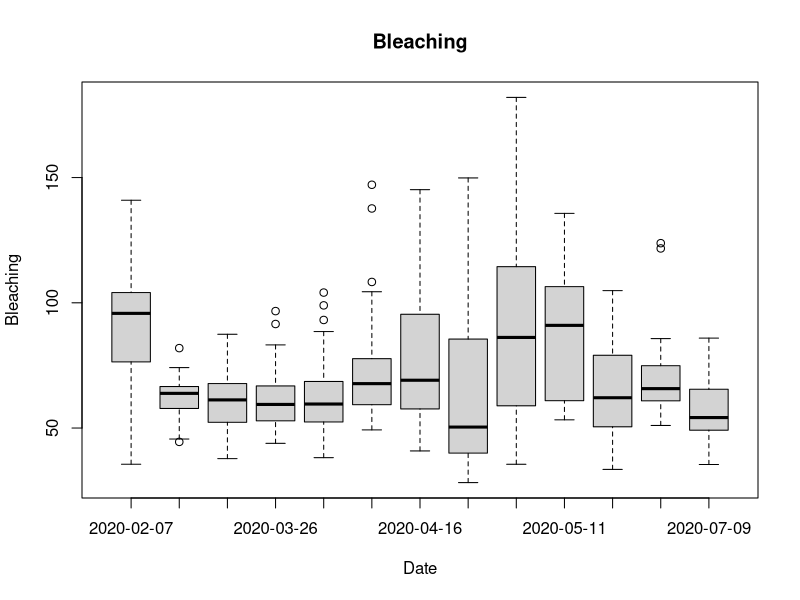
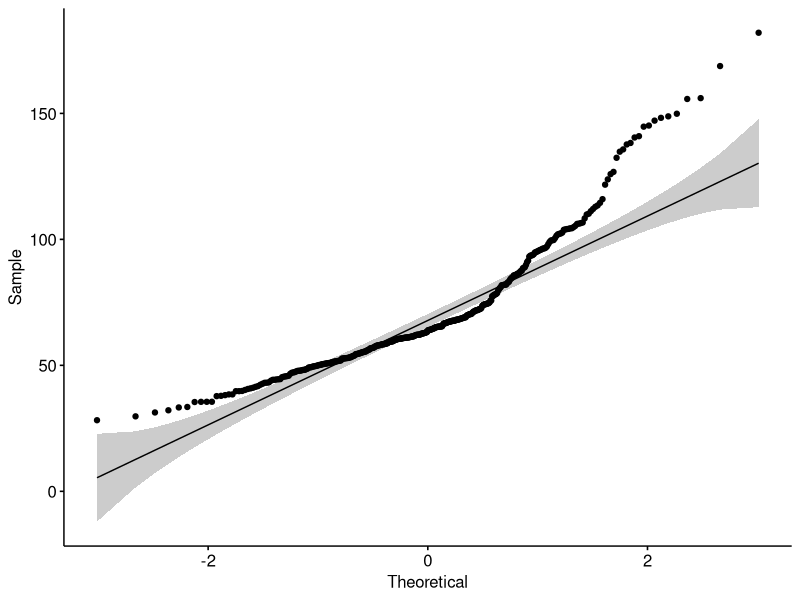
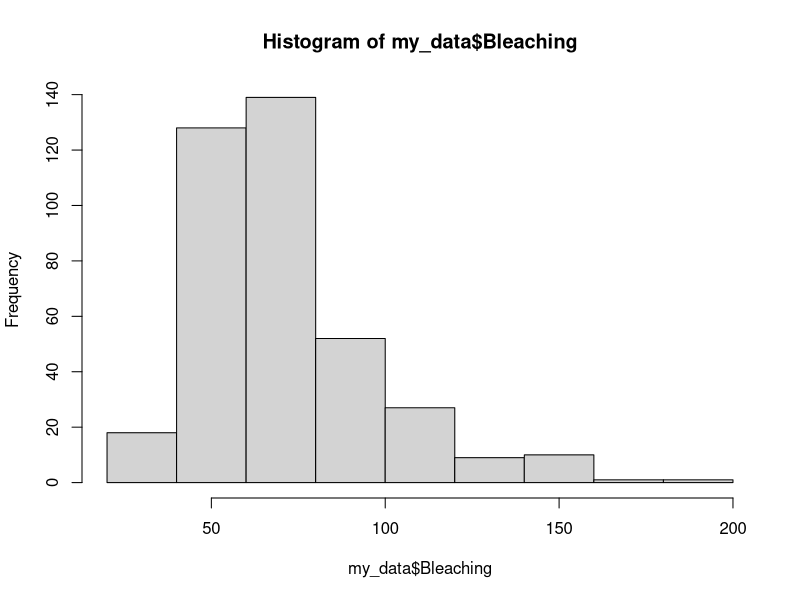
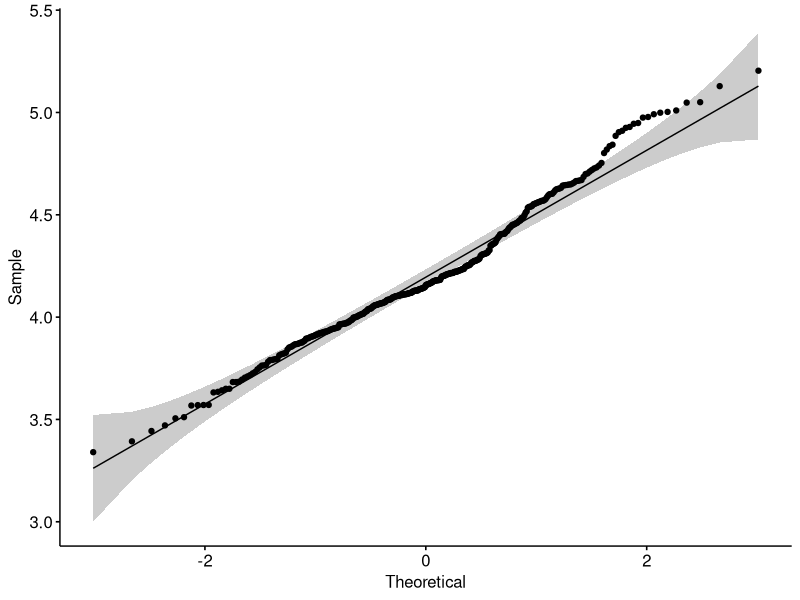
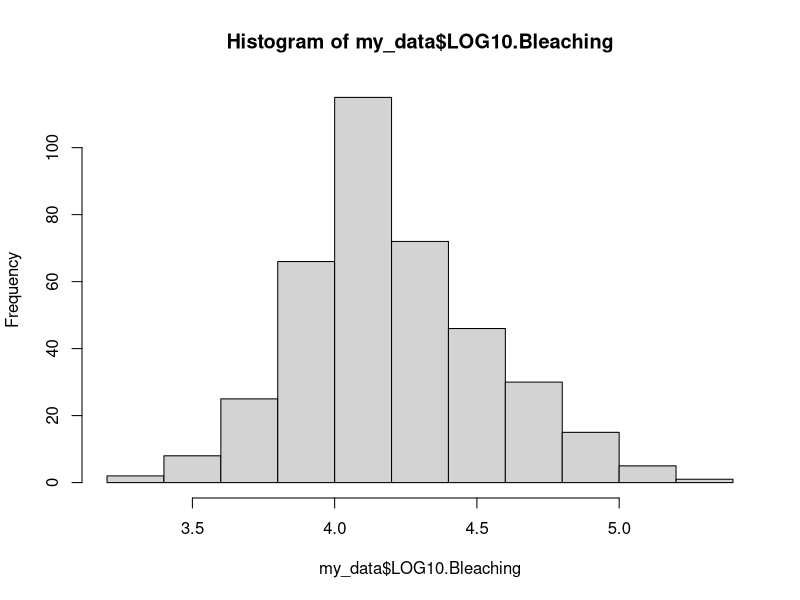
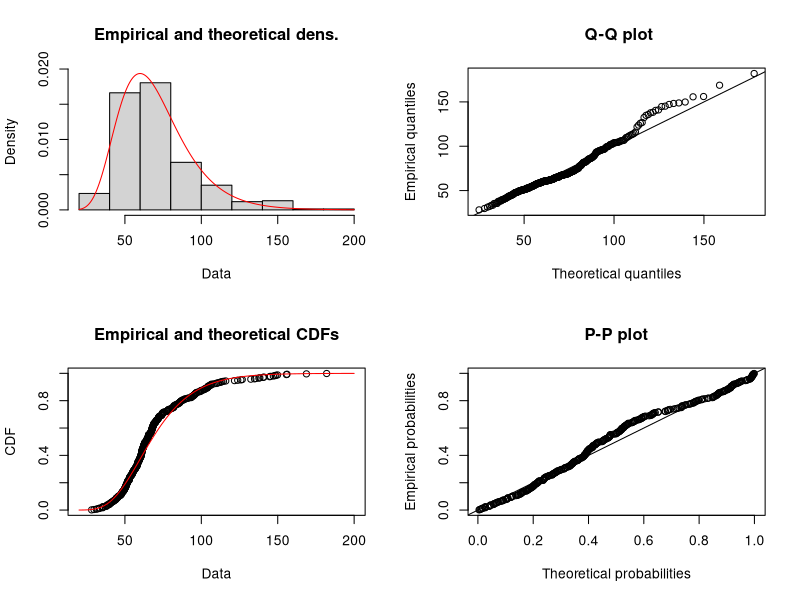

Here is the R script that generated these plots, in order: (Note: this script raises an error after producing the figures.)
# loading libraries
library("readxl")
library("tidyverse")
library("lattice")
library("rstatix")
library("ggpubr")
library("lme4")
library("fitdistrplus")
library("lmerTest")
library("car")

# loading xls files
my_data <- read_excel("ImageJ_R.xlsx", sheet = 1)

# combining relevant sheets of excel file
for (i in 2:36) {
  temp <- read_excel("ImageJ_R.xlsx", sheet = i)
  my_data <- rbind(my_data, temp)
  print(i)
}

# removing unnecessary columns
my_data <- my_data[c(1,2,4,13)]

# turn dates into number of days from start (07/02/2020)
startdate <- as.Date("2020-02-07","%Y-%m-%d")
my_data$Date_days <- as.numeric(difftime(my_data$Date,startdate ,units="days"), units="days")

# change headers of column bleaching
my_data = my_data %>% 
  rename(
    Bleaching = `Adjusted brightness (0 - 255)`
  )

# removing rows containing NAs (so the rows that don't contain the average values for bleaching)
my_data <- na.omit(my_data)

my_data <- as.tbl(my_data) %>% 
  bind_rows(my_data) %>% 
  group_by(Structure, Treatment, Date_days) %>% 
  summarise_all(c("mean"))

# write.csv(my_data,"test.csv", row.names = FALSE)

## check repeated measures ANOVA requirements

# visualising data with box plots

boxplot(my_data$`Bleaching` ~ my_data$Date,
        data=my_data, 
        main="Bleaching", 
        xlab="Date", 
        ylab="Bleaching")

# normality tests
ggqqplot(my_data, x = "Bleaching")
hist(my_data$Bleaching)
shapiro_test(my_data$Bleaching)

# not normal -> sqrt transformation
#my_data <- transform(my_data, `SQRT Bleaching`= sqrt(Bleaching))
#ggqqplot(my_data, x = "SQRT.Bleaching")
#hist(my_data$SQRT.Bleaching)
#shapiro_test(my_data$SQRT.Bleaching)

# not normal -> log10 transformation: Works best!
my_data <- transform(my_data, LOG10.Bleaching= log(Bleaching))
ggqqplot(my_data, x = "LOG10.Bleaching")
hist(my_data$LOG10.Bleaching)
shapiro_test(my_data$LOG10.Bleaching)

# not normal -> 1/x transformation
# my_data <- transform(my_data, INVERSE.Bleaching= 1/Bleaching)
# ggqqplot(my_data, x = "INVERSE.Bleaching")
# hist(my_data$INVERSE.Bleaching)
# shapiro_test(my_data$INVERSE.Bleaching)

# Testing for homogeneity of variances
leveneTest(my_data$Bleaching, my_data$Treatment)
fligner.test(my_data$Bleaching, my_data$Treatment)
# Variances are NOT homogeneous

# Testing for sphericity
# Mauchly's Test for Sphericity!


# Testing which distribution fits the data best

test <- fitdist(my_data$Bleaching, "norm")
#plot(test)
test$aic

test <- fitdist(my_data$Bleaching, "lnorm")
plot(test)
test$aic
#This one works best!

test <- fitdist(my_data$Bleaching, "pois")
#plot(test)
test$aic

test <- fitdist(my_data$Bleaching, "exp")
#plot(test)
test$aic

test <- fitdist(my_data$Bleaching, "gamma")
#plot(test)
test$aic

test <- fitdist(my_data$Bleaching, "nbinom")
#plot(test)
test$aic

test <- fitdist(my_data$Bleaching, "geom")
#plot(test)
test$aic

test <- fitdist(my_data$Bleaching, "beta")
#plot(test)
test$aic

test <- fitdist(my_data$Bleaching, "unif")
#plot(test)
test$aic

test <- fitdist(my_data$Bleaching, "logis")
#plot(test)
test$aic

# A lognormal distribution fits best, so this will be used in the model

# Generalized Linear Mixed Model with Repeated Measures

Model <- glmer(LOG10.Bleaching~Treatment+Date_days + (1|Structure), data=my_data, family = gaussian(link = "log"))
print(summary(Model),correlation=FALSE)
plot(Model2)
qqnorm(resid(Model))
